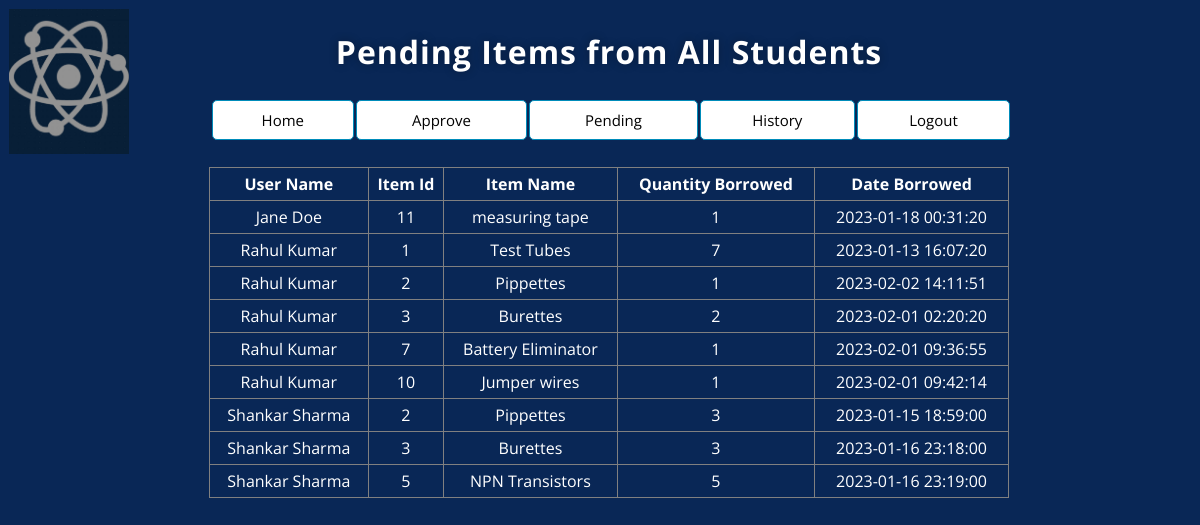
Page /teacher_student_pending.php (signed in) on the committed database.
### tables this page shows
CREATE TABLE `activity` (
  `user_id` varchar(10) NOT NULL,
  `user_name` text NOT NULL,
  `item_id` int(10) NOT NULL,
  `item_name` text NOT NULL,
  `date_borr` datetime NOT NULL,
  `date_ret` datetime NOT NULL,
  `qty_borr` int(11) NOT NULL,
  `teacher_appr` int(11) NOT NULL,
  `description` text DEFAULT NULL
);

### teacher_student_pending.php (the view, shortened to what this page needs)
<!DOCTYPE html>
<html lang="en">
<head>
    <link rel="stylesheet" type="text/css" href="css/style.css" />
</head>
<body>
<table  style="width:90%">
	<tr>
		<td style="width:1%; vertical-align: top;>
			<a href="http://www.google.com"><img width="120" height="145" src="images/school-logo.png" /> </a>
		</td>
		<td style="left-align">
    			<div class="wrapper">
			<table style="width: 100%">
			     <caption style="text-align: center; "><h1><?php echo $_SESSION["user_name"]; ?> Pending Items from All Students </h1></caption>
			     <tr>
				<td>
					<a href="teacher_start.php" class="btn btn1"></i>Home</a>
				</td>
				<td>
					<a href="teacher_student_approve.php" class="btn btn1"></i>Approve</a>
				</td>
				<td>
					<a href="teacher_student_pending.php" class="btn btn1"></i> Pending</a>
				</td>
				<td>
					<a href="teacher_student_history.php" class="btn btn1"></i> History</a>
				</td>
				<td>
					<a href="logout.php" class="btn btn1"></i> Logout</a>
				</td>
			     </tr>
			     </tr>
			</table>
		<BR>
                   <?php
                    require_once "connection.php";
		    try{
                    $sql = "SELECT * FROM activity where date_ret = 0";
                    if($result = mysqli_query($link, $sql)){
                        if(mysqli_num_rows($result) > 0){
                            echo '<table id = "table1" style="width: 100%;">';
                                echo "<thead>";
                                    echo "<tr>";
					echo "<th>User Name</th>";
                                        echo "<th>Item Id</th>";
                                        echo "<th>Item Name</th>";
                                        echo "<th>Quantity Borrowed</th>";
                                        echo "<th>Date Borrowed</th>";
                                    echo "</tr>";
                                echo "</thead>";
                                echo "<tbody>";
                                while($row = mysqli_fetch_array($result)){
					$sql = "SELECT * FROM user where user_id = '".$row['user_id']."'";
					if($result1 = mysqli_query($link, $sql)){
						if(mysqli_num_rows($result1) > 0){
							$row1 = mysqli_fetch_array($result1);
							if ($row1['user_type'] == "S"){
                                    				echo "<tr style='text-align: center'>";
                                       				echo "<td>" . $row['user_name'] . "</td>";
                                       				echo "<td>" . $row['item_id'] . "</td>";
                                      				echo "<td>" . $row['item_name'] . "</td>";
                                        			echo "<td>" . $row['qty_borr'] . "</td>";
                                        			echo "<td>" . $row['date_borr'] . "</td>";
                                    				echo "</tr>";
							}
                                		}
					}
				}
                                echo "</tbody>";
                            echo "</table>";
                        } else{
                            echo '<div"><em>No records were found.</em></div>';
                        }
                    } else{
			throw new Exception($result);
                    }
		    }
		    catch(Exception $e){
		    	echo "<b>Message:</b> " . $e->getMessage();
		    }
                    ?>
</body>
</html>

### css/style.css (style rules this page uses)
.btn { background-color: #008CBA; border: none; color: white; padding: 16px 32px; text-align: center; text-decoration: none; display: inline-block; font-size: 16px; margin: 4px 2px; transition-duration: 0.4s; cursor: pointer; }
.btn1 { background-color: white; color: black; border: 1px solid #008CBA; width: 100%; display:block; padding: 9px 14px; font-size: 15px; border-radius: 5px; }
* { box-sizing:border-box; }
html { width: 100%; height:100%; }
body { width: 100%; height:100%; font-family: 'Open Sans', sans-serif; background: #092756; }
.wrapper { width: 800px; margin: 0 auto; color: #fff; }
.wrapper h1 { color: #fff; text-shadow: 0 0 10px rgba(0,0,0,0.3); letter-spacing:1px; text-align:center; }
a { color: white; }

### teacher_student_pending.php (style rules this page uses)
table { border-collapse: collapse; }
#table1 th, #table1 td, #table1 tr { border: 1px solid black; border-color: grey; line-height: 30px; }

### rows in the picture
activity: user_name "Jane Doe", item "11", item_name "measuring tape", qty_borr "1", date_borr "2023-01-18 00:31:20"
activity: user_name "Rahul Kumar", item "1", item_name "Test Tubes", qty_borr "7", date_borr "2023-01-13 16:07:20"
activity: user_name "Rahul Kumar", item "2", item_name "Pippettes", qty_borr "1", date_borr "2023-02-02 14:11:51"
activity: user_name "Rahul Kumar", item "3", item_name "Burettes", qty_borr "2", date_borr "2023-02-01 02:20:20"
activity: user_name "Rahul Kumar", item "7", item_name "Battery Eliminator", qty_borr "1", date_borr "2023-02-01 09:36:55"
activity: user_name "Rahul Kumar", item "10", item_name "Jumper wires", qty_borr "1", date_borr "2023-02-01 09:42:14"
activity: user_name "Shankar Sharma", item "2", item_name "Pippettes", qty_borr "3", date_borr "2023-01-15 18:59:00"
activity: user_name "Shankar Sharma", item "3", item_name "Burettes", qty_borr "3", date_borr "2023-01-16 23:18:00"
activity: user_name "Shankar Sharma", item "5", item_name "NPN Transistors", qty_borr "5", date_borr "2023-01-16 23:19:00"
